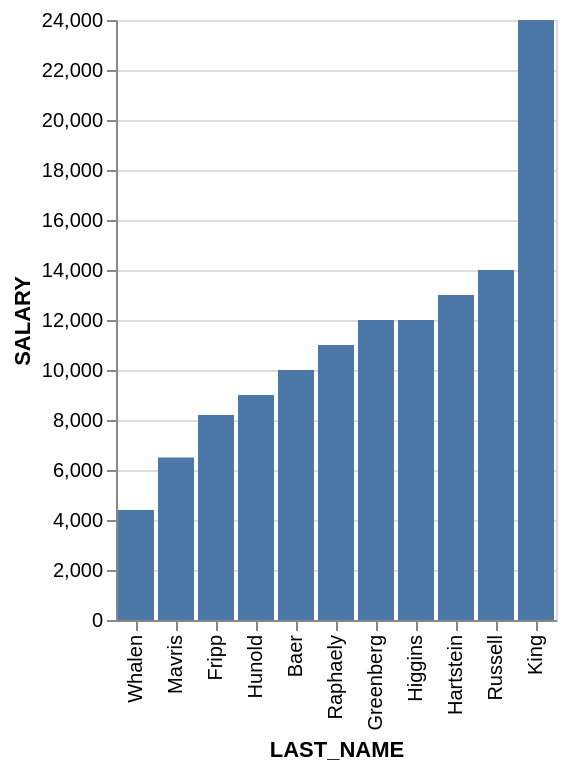

Vega-Lite specification for this chart:
### Vega-Lite specification from a JSON file in a GitHub repository (floating-point values rounded to 4 significant figures)
{"data": {"values": [{"x_data": "Whalen", "y_data": 4400}, {"x_data": "Mavris", "y_data": 6500}, {"x_data": "Fripp", "y_data": 8200}, {"x_data": "Hunold", "y_data": 9000}, {"x_data": "Baer", "y_data": 10000}, {"x_data": "Raphaely", "y_data": 11000}, {"x_data": "Greenberg", "y_data": 12000}, {"x_data": "Higgins", "y_data": 12000}, {"x_data": "Hartstein", "y_data": 13000}, {"x_data": "Russell", "y_data": 14000}, {"x_data": "King", "y_data": 24000}]}, "mark": "bar", "encoding": {"x": {"field": "x_data", "type": "nominal", "title": "LAST_NAME", "sort": {"op": "sum", "field": "y_data", "order": "ascending"}}, "y": {"field": "y_data", "type": "quantitative", "title": "SALARY"}}}
